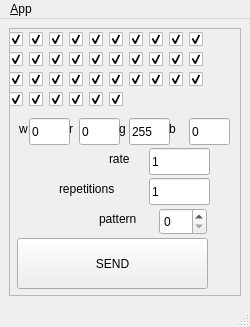
<?xml version="1.0" encoding="UTF-8"?>
<ui version="4.0">
 <class>MainWindowDesign</class>
 <widget class="QMainWindow" name="MainWindowDesign">
  <property name="geometry">
   <rect>
    <x>0</x>
    <y>0</y>
    <width>250</width>
    <height>327</height>
   </rect>
  </property>
  <property name="windowTitle">
   <string>QRosApp</string>
  </property>
  <property name="windowIcon">
   <iconset resource="../resources/images.qrc">
    <normaloff>:/images/icon.png</normaloff>:/images/icon.png</iconset>
  </property>
  <property name="locale">
   <locale language="English" country="Australia"/>
  </property>
  <widget class="QWidget" name="centralwidget">
   <layout class="QHBoxLayout">
    <item>
     <widget class="QFrame" name="frame_40">
      <property name="frameShape">
       <enum>QFrame::StyledPanel</enum>
      </property>
      <property name="frameShadow">
       <enum>QFrame::Raised</enum>
      </property>
      <widget class="QCheckBox" name="checkBox">
       <property name="geometry">
        <rect>
         <x>0</x>
         <y>0</y>
         <width>21</width>
         <height>22</height>
        </rect>
       </property>
       <property name="text">
        <string/>
       </property>
       <property name="checked">
        <bool>true</bool>
       </property>
      </widget>
      <widget class="QCheckBox" name="checkBox_2">
       <property name="geometry">
        <rect>
         <x>20</x>
         <y>0</y>
         <width>21</width>
         <height>22</height>
        </rect>
       </property>
       <property name="text">
        <string/>
       </property>
       <property name="checked">
        <bool>true</bool>
       </property>
      </widget>
      <widget class="QCheckBox" name="checkBox_3">
       <property name="geometry">
        <rect>
         <x>40</x>
         <y>0</y>
         <width>21</width>
         <height>22</height>
        </rect>
       </property>
       <property name="text">
        <string/>
       </property>
       <property name="checked">
        <bool>true</bool>
       </property>
      </widget>
      <widget class="QCheckBox" name="checkBox_4">
       <property name="geometry">
        <rect>
         <x>60</x>
         <y>0</y>
         <width>21</width>
         <height>22</height>
        </rect>
       </property>
       <property name="text">
        <string/>
       </property>
       <property name="checked">
        <bool>true</bool>
       </property>
      </widget>
      <widget class="QCheckBox" name="checkBox_5">
       <property name="geometry">
        <rect>
         <x>80</x>
         <y>0</y>
         <width>21</width>
         <height>22</height>
        </rect>
       </property>
       <property name="text">
        <string/>
       </property>
       <property name="checked">
        <bool>true</bool>
       </property>
      </widget>
      <widget class="QCheckBox" name="checkBox_6">
       <property name="geometry">
        <rect>
         <x>100</x>
         <y>0</y>
         <width>21</width>
         <height>22</height>
        </rect>
       </property>
       <property name="text">
        <string/>
       </property>
       <property name="checked">
        <bool>true</bool>
       </property>
      </widget>
      <widget class="QCheckBox" name="checkBox_7">
       <property name="geometry">
        <rect>
         <x>120</x>
         <y>0</y>
         <width>21</width>
         <height>22</height>
        </rect>
       </property>
       <property name="text">
        <string/>
       </property>
       <property name="checked">
        <bool>true</bool>
       </property>
      </widget>
      <widget class="QCheckBox" name="checkBox_8">
       <property name="geometry">
        <rect>
         <x>140</x>
         <y>0</y>
         <width>21</width>
         <height>22</height>
        </rect>
       </property>
       <property name="text">
        <string/>
       </property>
       <property name="checked">
        <bool>true</bool>
       </property>
      </widget>
      <widget class="QCheckBox" name="checkBox_9">
       <property name="geometry">
        <rect>
         <x>160</x>
         <y>0</y>
         <width>21</width>
         <height>22</height>
        </rect>
       </property>
       <property name="text">
        <string/>
       </property>
       <property name="checked">
        <bool>true</bool>
       </property>
      </widget>
      <widget class="QCheckBox" name="checkBox_10">
       <property name="geometry">
        <rect>
         <x>180</x>
         <y>0</y>
         <width>21</width>
         <height>22</height>
        </rect>
       </property>
       <property name="text">
        <string/>
       </property>
       <property name="checked">
        <bool>true</bool>
       </property>
      </widget>
      <widget class="QCheckBox" name="checkBox_11">
       <property name="geometry">
        <rect>
         <x>60</x>
         <y>20</y>
         <width>21</width>
         <height>22</height>
        </rect>
       </property>
       <property name="text">
        <string/>
       </property>
       <property name="checked">
        <bool>true</bool>
       </property>
      </widget>
      <widget class="QCheckBox" name="checkBox_12">
       <property name="geometry">
        <rect>
         <x>0</x>
         <y>20</y>
         <width>21</width>
         <height>22</height>
        </rect>
       </property>
       <property name="text">
        <string/>
       </property>
       <property name="checked">
        <bool>true</bool>
       </property>
      </widget>
      <widget class="QCheckBox" name="checkBox_13">
       <property name="geometry">
        <rect>
         <x>40</x>
         <y>20</y>
         <width>21</width>
         <height>22</height>
        </rect>
       </property>
       <property name="text">
        <string/>
       </property>
       <property name="checked">
        <bool>true</bool>
       </property>
      </widget>
      <widget class="QCheckBox" name="checkBox_14">
       <property name="geometry">
        <rect>
         <x>160</x>
         <y>20</y>
         <width>21</width>
         <height>22</height>
        </rect>
       </property>
       <property name="text">
        <string/>
       </property>
       <property name="checked">
        <bool>true</bool>
       </property>
      </widget>
      <widget class="QCheckBox" name="checkBox_15">
       <property name="geometry">
        <rect>
         <x>120</x>
         <y>20</y>
         <width>21</width>
         <height>22</height>
        </rect>
       </property>
       <property name="text">
        <string/>
       </property>
       <property name="checked">
        <bool>true</bool>
       </property>
      </widget>
      <widget class="QCheckBox" name="checkBox_16">
       <property name="geometry">
        <rect>
         <x>80</x>
         <y>20</y>
         <width>21</width>
         <height>22</height>
        </rect>
       </property>
       <property name="text">
        <string/>
       </property>
       <property name="checked">
        <bool>true</bool>
       </property>
      </widget>
      <widget class="QCheckBox" name="checkBox_17">
       <property name="geometry">
        <rect>
         <x>140</x>
         <y>20</y>
         <width>21</width>
         <height>22</height>
        </rect>
       </property>
       <property name="text">
        <string/>
       </property>
       <property name="checked">
        <bool>true</bool>
       </property>
      </widget>
      <widget class="QCheckBox" name="checkBox_18">
       <property name="geometry">
        <rect>
         <x>20</x>
         <y>20</y>
         <width>21</width>
         <height>22</height>
        </rect>
       </property>
       <property name="text">
        <string/>
       </property>
       <property name="checked">
        <bool>true</bool>
       </property>
      </widget>
      <widget class="QCheckBox" name="checkBox_19">
       <property name="geometry">
        <rect>
         <x>100</x>
         <y>20</y>
         <width>21</width>
         <height>22</height>
        </rect>
       </property>
       <property name="text">
        <string/>
       </property>
       <property name="checked">
        <bool>true</bool>
       </property>
      </widget>
      <widget class="QCheckBox" name="checkBox_20">
       <property name="geometry">
        <rect>
         <x>180</x>
         <y>20</y>
         <width>21</width>
         <height>22</height>
        </rect>
       </property>
       <property name="text">
        <string/>
       </property>
       <property name="checked">
        <bool>true</bool>
       </property>
      </widget>
      <widget class="QCheckBox" name="checkBox_21">
       <property name="geometry">
        <rect>
         <x>60</x>
         <y>40</y>
         <width>21</width>
         <height>22</height>
        </rect>
       </property>
       <property name="text">
        <string/>
       </property>
       <property name="checked">
        <bool>true</bool>
       </property>
      </widget>
      <widget class="QCheckBox" name="checkBox_22">
       <property name="geometry">
        <rect>
         <x>0</x>
         <y>40</y>
         <width>21</width>
         <height>22</height>
        </rect>
       </property>
       <property name="text">
        <string/>
       </property>
       <property name="checked">
        <bool>true</bool>
       </property>
      </widget>
      <widget class="QCheckBox" name="checkBox_23">
       <property name="geometry">
        <rect>
         <x>40</x>
         <y>40</y>
         <width>21</width>
         <height>22</height>
        </rect>
       </property>
       <property name="text">
        <string/>
       </property>
       <property name="checked">
        <bool>true</bool>
       </property>
      </widget>
      <widget class="QCheckBox" name="checkBox_24">
       <property name="geometry">
        <rect>
         <x>160</x>
         <y>40</y>
         <width>21</width>
         <height>22</height>
        </rect>
       </property>
       <property name="text">
        <string/>
       </property>
       <property name="checked">
        <bool>true</bool>
       </property>
      </widget>
      <widget class="QCheckBox" name="checkBox_25">
       <property name="geometry">
        <rect>
         <x>120</x>
         <y>40</y>
         <width>21</width>
         <height>22</height>
        </rect>
       </property>
       <property name="text">
        <string/>
       </property>
       <property name="checked">
        <bool>true</bool>
       </property>
      </widget>
      <widget class="QCheckBox" name="checkBox_26">
       <property name="geometry">
        <rect>
         <x>80</x>
         <y>40</y>
         <width>21</width>
         <height>22</height>
        </rect>
       </property>
       <property name="text">
        <string/>
       </property>
       <property name="checked">
        <bool>true</bool>
       </property>
      </widget>
      <widget class="QCheckBox" name="checkBox_27">
       <property name="geometry">
        <rect>
         <x>140</x>
         <y>40</y>
         <width>21</width>
         <height>22</height>
        </rect>
       </property>
       <property name="text">
        <string/>
       </property>
       <property name="checked">
        <bool>true</bool>
       </property>
      </widget>
      <widget class="QCheckBox" name="checkBox_28">
       <property name="geometry">
        <rect>
         <x>20</x>
         <y>40</y>
         <width>21</width>
         <height>22</height>
        </rect>
       </property>
       <property name="text">
        <string/>
       </property>
       <property name="checked">
        <bool>true</bool>
       </property>
      </widget>
      <widget class="QCheckBox" name="checkBox_29">
       <property name="geometry">
        <rect>
         <x>100</x>
         <y>40</y>
         <width>21</width>
         <height>22</height>
        </rect>
       </property>
       <property name="text">
        <string/>
       </property>
       <property name="checked">
        <bool>true</bool>
       </property>
      </widget>
      <widget class="QCheckBox" name="checkBox_30">
       <property name="geometry">
        <rect>
         <x>180</x>
         <y>40</y>
         <width>21</width>
         <height>22</height>
        </rect>
       </property>
       <property name="text">
        <string/>
       </property>
       <property name="checked">
        <bool>true</bool>
       </property>
      </widget>
      <widget class="QCheckBox" name="checkBox_31">
       <property name="geometry">
        <rect>
         <x>60</x>
         <y>60</y>
         <width>21</width>
         <height>22</height>
        </rect>
       </property>
       <property name="text">
        <string/>
       </property>
       <property name="checked">
        <bool>true</bool>
       </property>
      </widget>
      <widget class="QCheckBox" name="checkBox_32">
       <property name="geometry">
        <rect>
         <x>20</x>
         <y>60</y>
         <width>21</width>
         <height>22</height>
        </rect>
       </property>
       <property name="text">
        <string/>
       </property>
       <property name="checked">
        <bool>true</bool>
       </property>
      </widget>
      <widget class="QCheckBox" name="checkBox_33">
       <property name="geometry">
        <rect>
         <x>40</x>
         <y>60</y>
         <width>21</width>
         <height>22</height>
        </rect>
       </property>
       <property name="text">
        <string/>
       </property>
       <property name="checked">
        <bool>true</bool>
       </property>
      </widget>
      <widget class="QCheckBox" name="checkBox_34">
       <property name="geometry">
        <rect>
         <x>0</x>
         <y>60</y>
         <width>21</width>
         <height>22</height>
        </rect>
       </property>
       <property name="text">
        <string/>
       </property>
       <property name="checked">
        <bool>true</bool>
       </property>
      </widget>
      <widget class="QLineEdit" name="rate">
       <property name="geometry">
        <rect>
         <x>140</x>
         <y>120</y>
         <width>61</width>
         <height>27</height>
        </rect>
       </property>
       <property name="text">
        <string>1</string>
       </property>
      </widget>
      <widget class="QLabel" name="label_39">
       <property name="geometry">
        <rect>
         <x>100</x>
         <y>120</y>
         <width>31</width>
         <height>21</height>
        </rect>
       </property>
       <property name="text">
        <string>rate</string>
       </property>
      </widget>
      <widget class="QLineEdit" name="repetitions">
       <property name="geometry">
        <rect>
         <x>140</x>
         <y>150</y>
         <width>61</width>
         <height>27</height>
        </rect>
       </property>
       <property name="text">
        <string>1</string>
       </property>
      </widget>
      <widget class="QLabel" name="label_40">
       <property name="geometry">
        <rect>
         <x>50</x>
         <y>150</y>
         <width>81</width>
         <height>21</height>
        </rect>
       </property>
       <property name="text">
        <string>repetitions</string>
       </property>
      </widget>
      <widget class="QSpinBox" name="pattern">
       <property name="geometry">
        <rect>
         <x>150</x>
         <y>180</y>
         <width>48</width>
         <height>27</height>
        </rect>
       </property>
       <property name="maximum">
        <number>3</number>
       </property>
      </widget>
      <widget class="QLabel" name="label_41">
       <property name="geometry">
        <rect>
         <x>90</x>
         <y>180</y>
         <width>51</width>
         <height>21</height>
        </rect>
       </property>
       <property name="text">
        <string>pattern</string>
       </property>
      </widget>
      <widget class="QPushButton" name="send">
       <property name="geometry">
        <rect>
         <x>8</x>
         <y>210</y>
         <width>191</width>
         <height>51</height>
        </rect>
       </property>
       <property name="text">
        <string>SEND</string>
       </property>
      </widget>
      <widget class="QLineEdit" name="red">
       <property name="geometry">
        <rect>
         <x>70</x>
         <y>90</y>
         <width>41</width>
         <height>27</height>
        </rect>
       </property>
       <property name="text">
        <string>0</string>
       </property>
      </widget>
      <widget class="QLineEdit" name="green">
       <property name="geometry">
        <rect>
         <x>120</x>
         <y>90</y>
         <width>41</width>
         <height>27</height>
        </rect>
       </property>
       <property name="text">
        <string>255</string>
       </property>
      </widget>
      <widget class="QLineEdit" name="blue">
       <property name="geometry">
        <rect>
         <x>180</x>
         <y>90</y>
         <width>41</width>
         <height>27</height>
        </rect>
       </property>
       <property name="text">
        <string>0</string>
       </property>
      </widget>
      <widget class="QLabel" name="label_42">
       <property name="geometry">
        <rect>
         <x>60</x>
         <y>90</y>
         <width>16</width>
         <height>21</height>
        </rect>
       </property>
       <property name="text">
        <string>r</string>
       </property>
      </widget>
      <widget class="QLabel" name="label_43">
       <property name="geometry">
        <rect>
         <x>110</x>
         <y>90</y>
         <width>16</width>
         <height>21</height>
        </rect>
       </property>
       <property name="text">
        <string>g</string>
       </property>
      </widget>
      <widget class="QLabel" name="label_44">
       <property name="geometry">
        <rect>
         <x>160</x>
         <y>90</y>
         <width>16</width>
         <height>21</height>
        </rect>
       </property>
       <property name="text">
        <string>b</string>
       </property>
      </widget>
      <widget class="QLabel" name="label_45">
       <property name="geometry">
        <rect>
         <x>10</x>
         <y>90</y>
         <width>16</width>
         <height>21</height>
        </rect>
       </property>
       <property name="text">
        <string>w</string>
       </property>
      </widget>
      <widget class="QLineEdit" name="white">
       <property name="geometry">
        <rect>
         <x>20</x>
         <y>90</y>
         <width>41</width>
         <height>27</height>
        </rect>
       </property>
       <property name="text">
        <string>0</string>
       </property>
      </widget>
      <widget class="QCheckBox" name="checkBox_35">
       <property name="geometry">
        <rect>
         <x>80</x>
         <y>60</y>
         <width>21</width>
         <height>22</height>
        </rect>
       </property>
       <property name="text">
        <string/>
       </property>
       <property name="checked">
        <bool>true</bool>
       </property>
      </widget>
      <widget class="QCheckBox" name="checkBox_36">
       <property name="geometry">
        <rect>
         <x>100</x>
         <y>60</y>
         <width>21</width>
         <height>22</height>
        </rect>
       </property>
       <property name="text">
        <string/>
       </property>
       <property name="checked">
        <bool>true</bool>
       </property>
      </widget>
     </widget>
    </item>
   </layout>
  </widget>
  <widget class="QMenuBar" name="menubar">
   <property name="geometry">
    <rect>
     <x>0</x>
     <y>0</y>
     <width>250</width>
     <height>25</height>
    </rect>
   </property>
   <widget class="QMenu" name="menu_File">
    <property name="title">
     <string>&amp;App</string>
    </property>
    <addaction name="action_Preferences"/>
    <addaction name="separator"/>
    <addaction name="actionAbout"/>
    <addaction name="actionAbout_Qt"/>
    <addaction name="separator"/>
    <addaction name="action_Quit"/>
   </widget>
   <addaction name="menu_File"/>
  </widget>
  <widget class="QStatusBar" name="statusbar"/>
  <action name="action_Quit">
   <property name="text">
    <string>&amp;Quit</string>
   </property>
   <property name="shortcut">
    <string>Ctrl+Q</string>
   </property>
   <property name="shortcutContext">
    <enum>Qt::ApplicationShortcut</enum>
   </property>
  </action>
  <action name="action_Preferences">
   <property name="text">
    <string>&amp;Preferences</string>
   </property>
  </action>
  <action name="actionAbout">
   <property name="text">
    <string>&amp;About</string>
   </property>
  </action>
  <action name="actionAbout_Qt">
   <property name="text">
    <string>About &amp;Qt</string>
   </property>
  </action>
 </widget>
 <resources>
  <include location="../resources/images.qrc"/>
 </resources>
 <connections/>
</ui>
